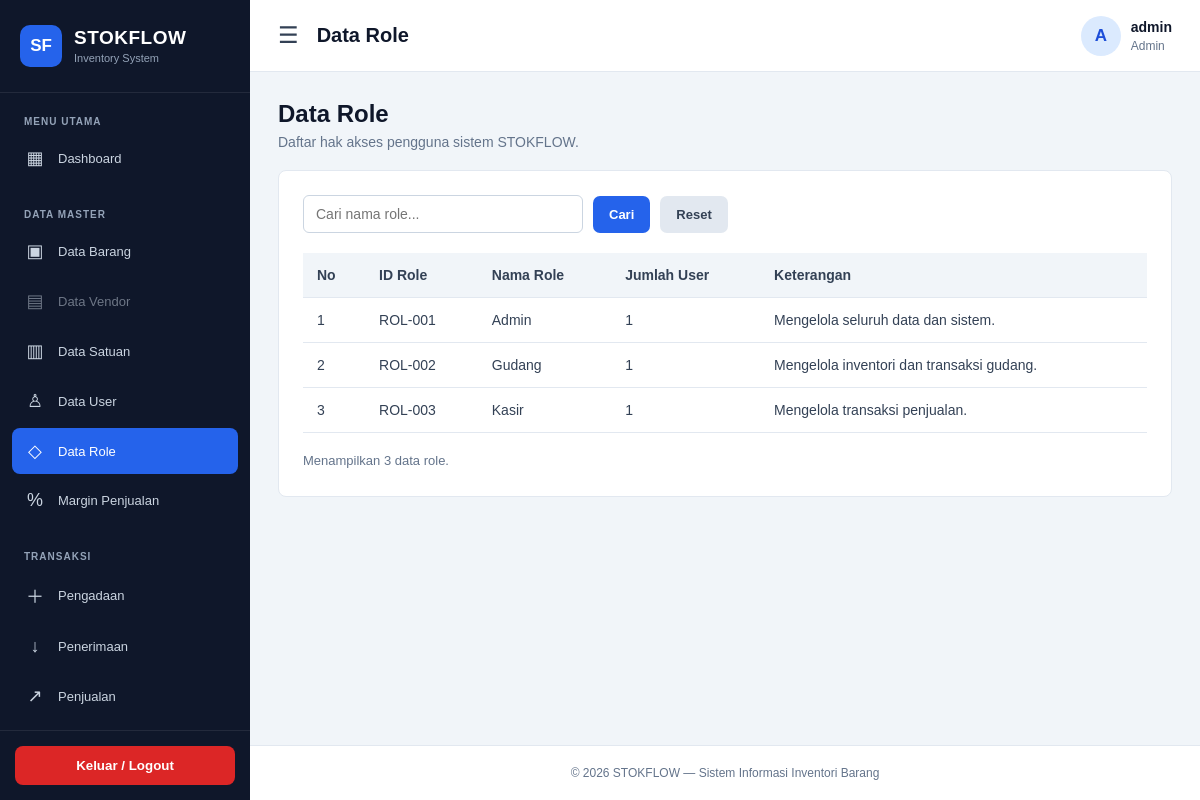
/modules/role/index.php (signed in), run on the app's committed database.
### tables this page shows
CREATE TABLE role (
    idrole INT AUTO_INCREMENT PRIMARY KEY,
    nama_role VARCHAR(100) NOT NULL UNIQUE
);

### modules/role/helper.php (called while the page is built, shortened)
<?php
function escape_role($value)
{
    return htmlspecialchars(
        (string) $value,
        ENT_QUOTES,
        'UTF-8'
    );
}
function format_id_role($id)
{
    return 'ROL-' . str_pad(
        $id,
        3,
        '0',
        STR_PAD_LEFT
    );
}
function deskripsi_role($nama_role)
{
    switch ($nama_role) {
        case 'Admin':
            return 'Mengelola seluruh data dan sistem.';
        case 'Gudang':
            return 'Mengelola inventori dan transaksi gudang.';
        case 'Kasir':
            return 'Mengelola transaksi penjualan.';
    }
}

### modules/role/index.php (the view, shortened to what this page needs)
<?php
require_once __DIR__ . '/helper.php';
$keyword = trim($_GET['keyword'] ?? '');
$sql = "SELECT *
        FROM v_role
        WHERE nama_role LIKE ?
        ORDER BY idrole ASC";
$stmt = $koneksi->prepare($sql);
$search = '%' . $keyword . '%';
$stmt->bind_param("s", $search);
$stmt->execute();
$data_role = $stmt->get_result()->fetch_all(MYSQLI_ASSOC);
require __DIR__ . '/../../includes/header.php';
?>
<div class="role-heading">
    <h1>Data Role</h1>
    <p>Daftar hak akses pengguna sistem STOKFLOW.</p>
</div>
<div class="role-container">
    <form method="GET" class="role-search">
        <input
            type="text"
            name="keyword"
            placeholder="Cari nama role..."
            value="<?= escape_role($keyword); ?>"
        >
        <button type="submit" class="btn btn-primary">
            Cari
        </button>
        <a href="index.php" class="btn btn-secondary">
            Reset
        </a>
    </form>
    <div class="role-table-wrapper">
        <table class="role-table">
            <thead>
                <tr>
                    <th>No</th>
                    <th>ID Role</th>
                    <th>Nama Role</th>
                    <th>Jumlah User</th>
                    <th>Keterangan</th>
                </tr>
            </thead>
            <tbody>
                <?php if (empty($data_role)): ?>
                    <tr>
                        <td colspan="5"
                            style="text-align: center;">
                            Data role tidak ditemukan.
                        </td>
                    </tr>
                <?php else: ?>
                    <?php $no = 1; ?>
                    <?php foreach ($data_role as $role): ?>
                        <tr>
                            <td><?= $no++; ?></td>
                            <td>
                                <?= escape_role(
                                    format_id_role($role['idrole'])
                                ); ?>
                            </td>
                            <td>
                                <?= escape_role($role['nama_role']); ?>
                            </td>
                            <td>
                                <?= (int) $role['jumlah_user']; ?>
                            </td>
                            <td>
                                <?= escape_role(
                                    deskripsi_role($role['nama_role'])
                                ); ?>
                            </td>
                        </tr>
                    <?php endforeach; ?>
                <?php endif; ?>
            </tbody>
        </table>
    </div>
    <div class="role-info">
        Menampilkan <?= count($data_role); ?> data role.
    </div>
</div>
<?php
require __DIR__ . '/../../includes/footer.php';
?>

### assets/css/style.css (style rules this page uses)
:root { --primary: #2563eb; --sidebar: #0f172a; --background: #f1f5f9; --white: #ffffff; --text: #0f172a; --muted: #64748b; --border: #e2e8f0; }
* { margin: 0; padding: 0; box-sizing: border-box; }
body { font-family: Arial, Helvetica, sans-serif; background: var(--background); color: var(--text); font-size: 14px; }
a { text-decoration: none; }
button { font-family: inherit; cursor: pointer; }
.btn { display: inline-flex; align-items: center; justify-content: center; padding: 11px 16px; border: none; border-radius: 7px; font-size: 13px; font-weight: 600; cursor: pointer; text-decoration: none; transition: 0.2s; white-space: nowrap; }
.btn-primary { background: #2563eb; color: #ffffff; }
.btn-secondary { background: #e2e8f0; color: #334155; }

### modules/role/index.php (style rules this page uses)
.role-container { background: #fff; border: 1px solid #e2e8f0; border-radius: 8px; padding: 24px; }
.role-heading { margin-bottom: 20px; }
.role-heading h1 { font-size: 24px; margin-bottom: 6px; color: #0f172a; }
.role-heading p { font-size: 14px; color: #64748b; }
.role-search { display: flex; gap: 10px; align-items: center; flex-wrap: wrap; margin-bottom: 20px; }
.role-search input { width: 280px; max-width: 100%; padding: 10px 12px; border: 1px solid #cbd5e1; border-radius: 6px; font-size: 14px; }
.role-table-wrapper { overflow-x: auto; }
.role-table { width: 100%; border-collapse: collapse; font-size: 14px; }
.role-table th { background: #f1f5f9; color: #334155; font-weight: 600; text-align: left; padding: 14px; border-bottom: 1px solid #e2e8f0; }
.role-table td { padding: 14px; color: #334155; border-bottom: 1px solid #e2e8f0; }
.role-info { margin-top: 18px; color: #64748b; font-size: 13px; line-height: 1.6; }

### data on the page
role: idrole "ROL-001", nama_role "Admin", jumlah_user "1", nama_role "Mengelola seluruh data dan sistem."
role: idrole "ROL-002", nama_role "Gudang", jumlah_user "1", nama_role "Mengelola inventori dan transaksi gudang."
role: idrole "ROL-003", nama_role "Kasir", jumlah_user "1", nama_role "Mengelola transaksi penjualan."

### other printed values
$group['group'] "MENU UTAMA"
$menu['icon'] "▦"
$menu['label'] "Dashboard"
$group['group'] "DATA MASTER"
$menu['icon'] "▣"
$menu['label'] "Data Barang"
$menu['icon'] "▤"
$menu['label'] "Data Vendor"
$menu['icon'] "▥"
$menu['label'] "Data Satuan"
$menu['icon'] "♙"
$menu['label'] "Data User"
$menu['icon'] "◇"
$menu['label'] "Data Role"
$menu['icon'] "%"
